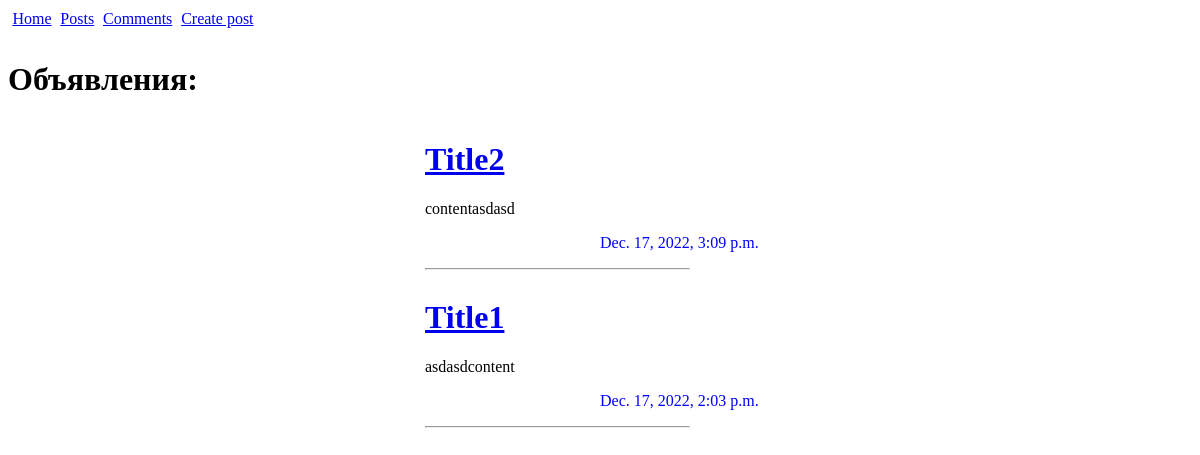
Page /announce/ on the earlier database version.
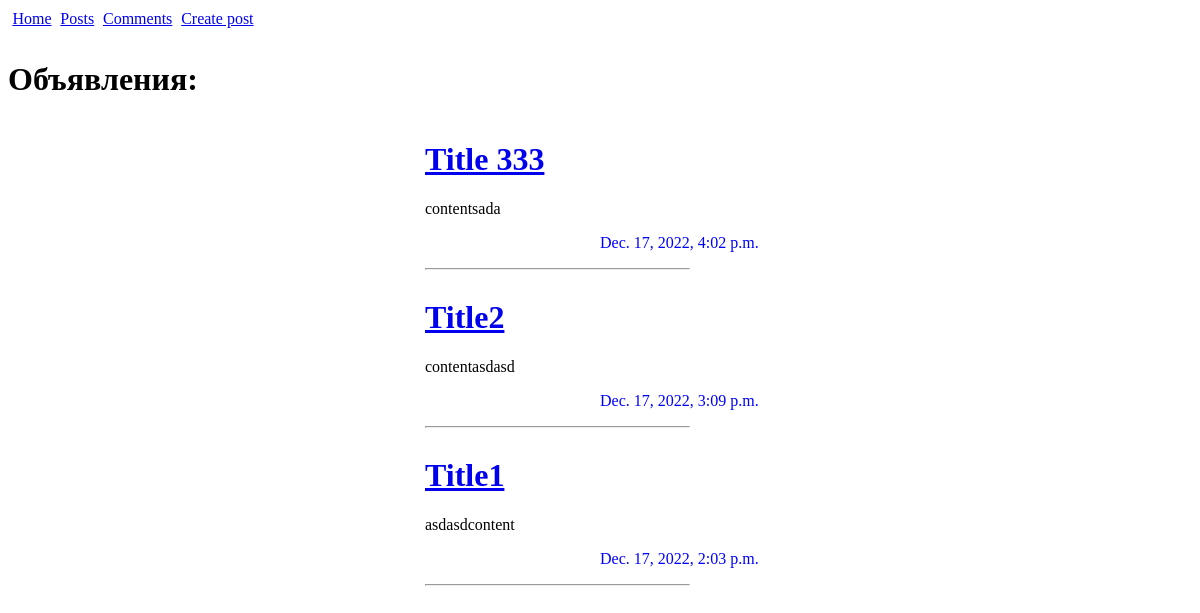
Same page on the later database version.
### app/models.py (models this page shows, shortened)
class Announcement(models.Model):
    Announcement_author = models.ForeignKey(MyUser, on_delete=models.CASCADE)
    Creation_date = models.DateTimeField(auto_now_add=True)
    Announcement_title = models.CharField(max_length=255)
    Announcement_text = models.TextField(default='content')
    CHOICES = (
        ('Tank', 'Танки'),
        ('Heal', 'Хилы'),
        ('DD', 'ДД'),
        ('Sales', 'Торговецы'),
        ('GM', 'Гилдмастеры'),
        ('QG', 'Квестгиверы'),
        ('BS', 'Кузнецы'),
        ('PS', 'Кожевники'),
        ('Potions', 'Зельевары'),
        ('Magic', 'Мастера заклинаний'),
    )
    Category = models.CharField(max_length=300, choices = CHOICES)

### app/views.py (the view)
# urls.py: path('', AnnouncementList.as_view()),
class AnnouncementList(ListView):
    model = Announcement
    template_name = 'announce/announce.html'
    context_object_name = 'Announcement'
    ordering = ['-Creation_date']
    paginate_by = 10
    form_class = AnnouncementForm
    queryset = Announcement.objects.all()
    def get_context_data(self, **kwargs):
        context = super().get_context_data(**kwargs)
        return context

### app/templates/announce/announce.html
{% extends 'base.html' %}
{% block content %}
    <h1>Объявления: </h1>
    <div class="announce">
        {% for Announce in Announcement %}
            <div class = "announce-item">
                <a href="{{Announce.id}}"><h1>{{ Announce.Announcement_title }}</h1></a>
                <p>{{ Announce.Announcement_text|linebreaksbr }}</p>
                <p>{{ Announce.Creation_date }}</p>
                <hr style="width:75%;text-align:left;margin-left:0">
            </div>
        {% endfor %}
    </div>
{% endblock %}

Differences in the rows shown:
added Announcement: Announcement_title "Title 333", Announcement_text "contentsada", Creation_date "Dec. 17, 2022, 4:02 p.m."
